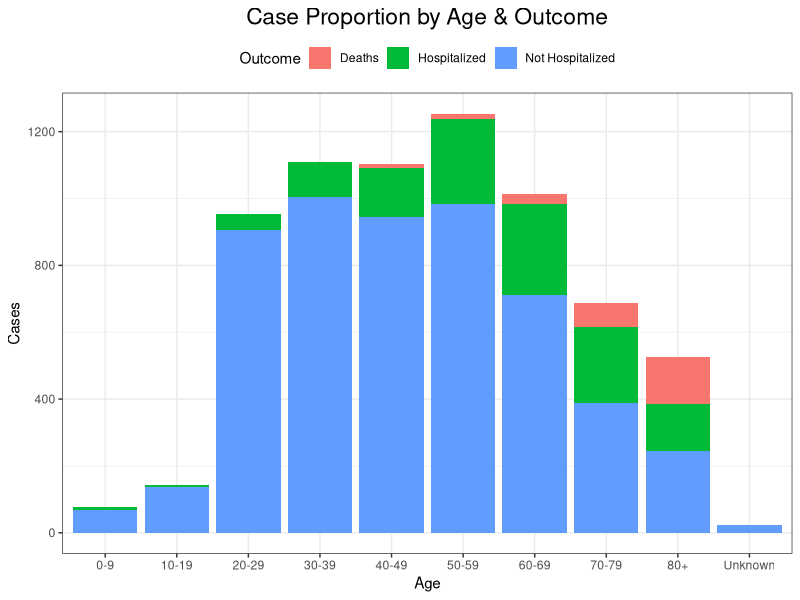
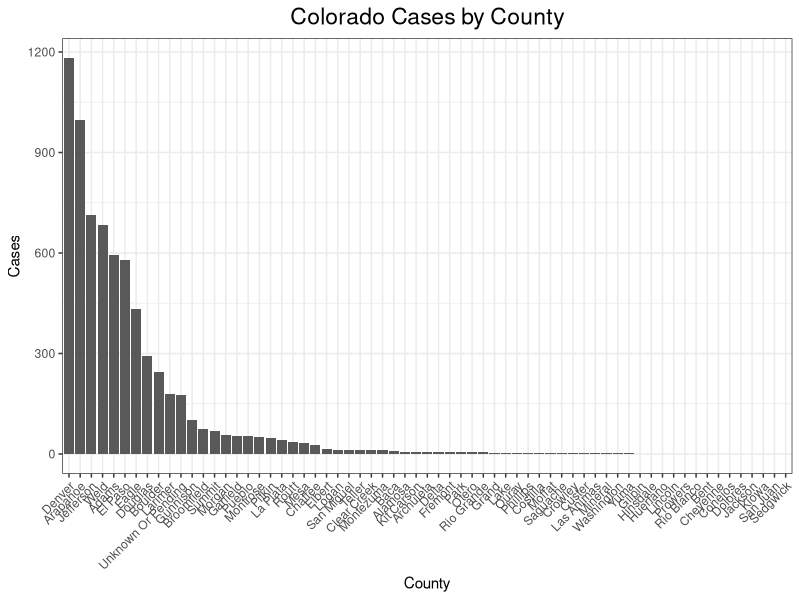
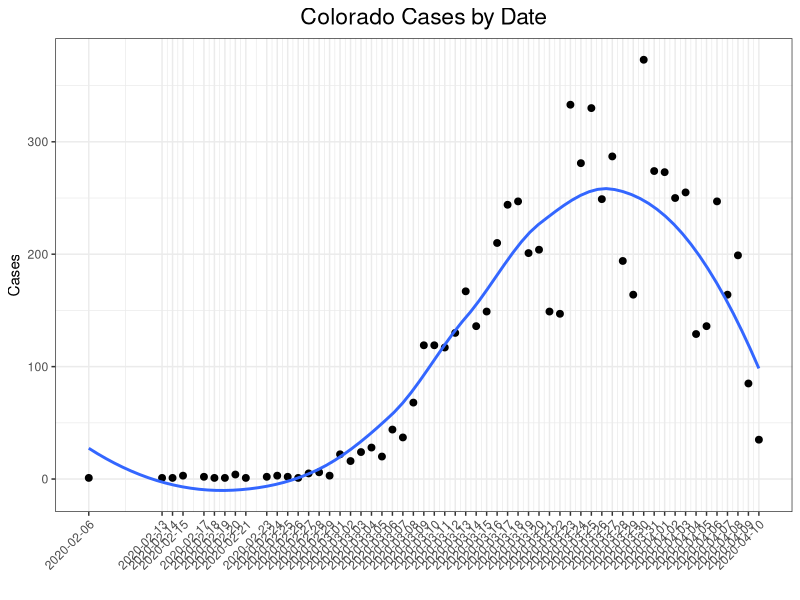

These charts were generated, in order, by the following R code:
## ---- chunk 1
knitr::opts_chunk$set(
  collapse = TRUE,
  comment = "#>"
)
library(tidyverse)

# Set ggplot theme
thm <- ggplot2::theme_bw(base_size = 11, base_family = "") +
  ggplot2::theme(
    panel.background  = element_rect(fill = "transparent", colour = NA),
    plot.background   = element_rect(fill = "transparent", colour = NA),
    legend.position   = "top",
    legend.background = element_rect(fill = "transparent", colour = NA),
    legend.key        = element_rect(fill = "transparent", colour = NA),
    plot.title        = element_text(hjust = 0.5, size = ggplot2::rel(1.5))
  )
theme_set(thm)

# COVID data
data <- readr::read_csv("data/covid19_case_summary_2020-04-11.csv")
state_data <- dplyr::filter(data, attribute == "Statewide") %>% 
  dplyr::select(Metric = metric, number = value)
county_data <- data %>%
  dplyr::filter(description == "Case Counts by County" & metric == "Cases") %>%
  dplyr::mutate(County = stringr::str_remove(attribute, " County$")) %>%
  dplyr::filter(County !=  "Grand Total")
time_data <- data %>% 
  dplyr::filter(description == "Case Counts by Onset Date" &
                  !is.na(value)) %>% 
  dplyr::mutate(
    date = as.Date(trunc(strptime(attribute, format = "%Y-%m-%d", tz = "MST"), "day")),
    total = cumsum(value)
  )

# badges
badge_style <- "flat-square"
logo        <- "appveyor"
n_cases <- pull(filter(state_data, Metric == "Cases"), number)
cases <- sprintf("https://img.shields.io/badge/Cases-%i-%s.svg?style=%s&logo=%s",
                 n_cases, "success", badge_style, logo)
value  <- dplyr::pull(filter(state_data, Metric == "People Tested"), number)
tested <- sprintf("https://img.shields.io/badge/People_Tested-%i-%s.svg?style=%s&logo=%s",
                 value, "success", badge_style, logo)
pct_pos <- sprintf("https://img.shields.io/badge/Case_Rate-%0.1f%%25-%s.svg?style=%s&logo=%s",
                 n_cases / value * 100, "success", badge_style, logo)
value  <- filter(state_data, Metric == "Deaths") %>% dplyr::pull(number)
deaths <- sprintf("https://img.shields.io/badge/Deaths-%i-%s.svg?style=%s&logo=%s",
                  value, "success", badge_style, logo)
value    <- filter(county_data, value > 0) %>% nrow()
counties <- sprintf("https://img.shields.io/badge/Counties-%i-%s.svg?style=%s&logo=%s", 
                    value, "success", badge_style, logo)
value <- filter(state_data, Metric == "Hospitalizations") %>% dplyr::pull(number)
hospitalizations <- sprintf("https://img.shields.io/badge/Hospitalizations-%i-%s.svg?style=%s&logo=%s",
                 value, "success", badge_style, logo)

cur_date <- sort(time_data$date) %>% tail(1) %>% format("%B %d, %Y")
## ---- chunk 2
dplyr::filter(data, description == "COVID-19 in Colorado by Sex" &
                metric == "Percent of Cases") %>% 
  dplyr::select(Sex = attribute, Percent = value) %>%  
  dplyr::mutate(Percent = sprintf("%0.2f%%", Percent)) %>% 
  knitr::kable()
## ---- chunk 3
data %>%
  dplyr::filter(
    description == "Case Counts by Age Group, Hospitalizations, and Deaths" &
      !is.na(value)) %>% 
  tidyr::separate(attribute, into = c("Age", "Outcome"), sep = ", ") %>%
  dplyr::select(Age, Outcome, Cases = value) %>%
  ggplot(aes(x = Age, y = Cases, group = Outcome)) +
  geom_bar(stat = "identity", aes(fill = Outcome)) +
  ggtitle("Case Proportion by Age & Outcome")
## ---- chunk 4
county_data %>%
  ggplot(aes(y = value, x = reorder(County, -value))) +
  geom_bar(stat = "identity") +
  theme(axis.text.x = element_text(angle = 45, hjust = 1)) +
  labs(y = "Cases", title = "Colorado Cases by County", x = "County")
## ---- chunk 5
time_data %>%
  ggplot(aes(x = date, y = value)) +
  geom_point(size = 2) +
  geom_smooth(method = "loess", se = FALSE) +
  scale_x_date(breaks = time_data$date) +
  theme(axis.text.x = element_text(angle = 45, hjust = 1)) +
  labs(y = "Cases", title = "Colorado Cases by Date", x = "")
